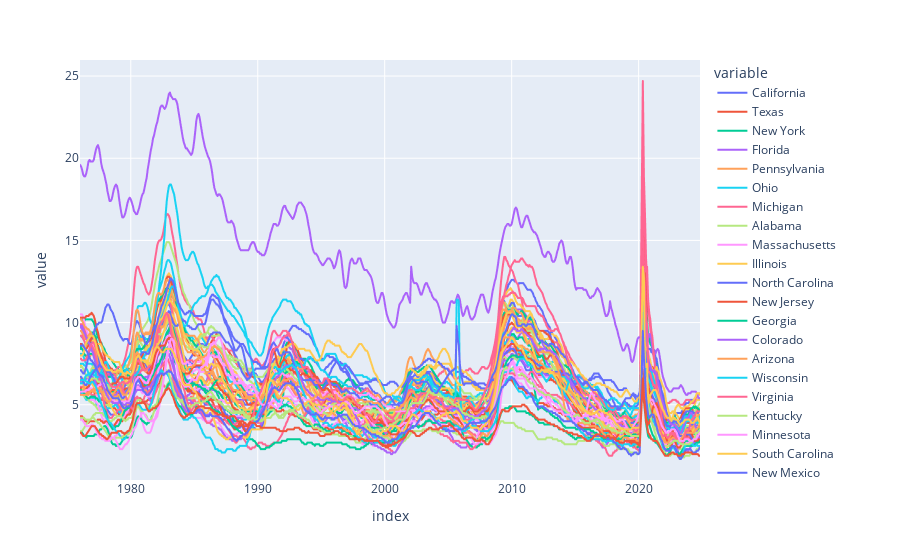

Here is the notebook cell this chart was saved with:
### Code cell
px.line(unemp_df) #plot states unemployment rate

### Figure 1 — Plotly figure (JSON) as saved in the notebook; plotly's stock layout.template omitted (floating-point values rounded to 4 significant figures; data arrays with more than 128 entries replaced by an {"elided": "..."} marker saying what was removed)
{"data": [{"hovertemplate": "variable=California<br>index=%{x}<br>value=%{y}<extra></extra>", "legendgroup": "California", "line": {"color": "#636efa", "dash": "solid"}, "marker": {"symbol": "circle"}, "mode": "lines", "name": "California", "showlegend": true, "type": "scattergl", "x": {"elided": "585 str values"}, "xaxis": "x", "y": {"elided": "585 float values"}, "yaxis": "y"}, {"hovertemplate": "variable=Texas<br>index=%{x}<br>value=%{y}<extra></extra>", "legendgroup": "Texas", "line": {"color": "#EF553B", "dash": "solid"}, "marker": {"symbol": "circle"}, "mode": "lines", "name": "Texas", "showlegend": true, "type": "scattergl", "x": {"elided": "585 str values"}, "xaxis": "x", "y": {"elided": "585 float values"}, "yaxis": "y"}, {"hovertemplate": "variable=New York<br>index=%{x}<br>value=%{y}<extra></extra>", "legendgroup": "New York", "line": {"color": "#00cc96", "dash": "solid"}, "marker": {"symbol": "circle"}, "mode": "lines", "name": "New York", "showlegend": true, "type": "scattergl", "x": {"elided": "585 str values"}, "xaxis": "x", "y": {"elided": "585 float values"}, "yaxis": "y"}, {"hovertemplate": "variable=Florida<br>index=%{x}<br>value=%{y}<extra></extra>", "legendgroup": "Florida", "line": {"color": "#ab63fa", "dash": "solid"}, "marker": {"symbol": "circle"}, "mode": "lines", "name": "Florida", "showlegend": true, "type": "scattergl", "x": {"elided": "585 str values"}, "xaxis": "x", "y": {"elided": "585 float values"}, "yaxis": "y"}, {"hovertemplate": "variable=Pennsylvania<br>index=%{x}<br>value=%{y}<extra></extra>", "legendgroup": "Pennsylvania", "line": {"color": "#FFA15A", "dash": "solid"}, "marker": {"symbol": "circle"}, "mode": "lines", "name": "Pennsylvania", "showlegend": true, "type": "scattergl", "x": {"elided": "585 str values"}, "xaxis": "x", "y": {"elided": "585 float values"}, "yaxis": "y"}, {"hovertemplate": "variable=Ohio<br>index=%{x}<br>value=%{y}<extra></extra>", "legendgroup": "Ohio", "line": {"color": "#19d3f3", "dash": "solid"}, "marker": {"symbol": "circle"}, "mode": "lines", "name": "Ohio", "showlegend": true, "type": "scattergl", "x": {"elided": "585 str values"}, "xaxis": "x", "y": {"elided": "585 float values"}, "yaxis": "y"}, {"hovertemplate": "variable=Michigan<br>index=%{x}<br>value=%{y}<extra></extra>", "legendgroup": "Michigan", "line": {"color": "#FF6692", "dash": "solid"}, "marker": {"symbol": "circle"}, "mode": "lines", "name": "Michigan", "showlegend": true, "type": "scattergl", "x": {"elided": "585 str values"}, "xaxis": "x", "y": {"elided": "585 float values"}, "yaxis": "y"}, {"hovertemplate": "variable=Alabama<br>index=%{x}<br>value=%{y}<extra></extra>", "legendgroup": "Alabama", "line": {"color": "#B6E880", "dash": "solid"}, "marker": {"symbol": "circle"}, "mode": "lines", "name": "Alabama", "showlegend": true, "type": "scattergl", "x": {"elided": "585 str values"}, "xaxis": "x", "y": {"elided": "585 float values"}, "yaxis": "y"}, {"hovertemplate": "variable=Massachusetts<br>index=%{x}<br>value=%{y}<extra></extra>", "legendgroup": "Massachusetts", "line": {"color": "#FF97FF", "dash": "solid"}, "marker": {"symbol": "circle"}, "mode": "lines", "name": "Massachusetts", "showlegend": true, "type": "scattergl", "x": {"elided": "585 str values"}, "xaxis": "x", "y": {"elided": "585 float values"}, "yaxis": "y"}, {"hovertemplate": "variable=Illinois<br>index=%{x}<br>value=%{y}<extra></extra>", "legendgroup": "Illinois", "line": {"color": "#FECB52", "dash": "solid"}, "marker": {"symbol": "circle"}, "mode": "lines", "name": "Illinois", "showlegend": true, "type": "scattergl", "x": {"elided": "585 str values"}, "xaxis": "x", "y": {"elided": "585 float values"}, "yaxis": "y"}, {"hovertemplate": "variable=North Carolina<br>index=%{x}<br>value=%{y}<extra></extra>", "legendgroup": "North Carolina", "line": {"color": "#636efa", "dash": "solid"}, "marker": {"symbol": "circle"}, "mode": "lines", "name": "North Carolina", "showlegend": true, "type": "scattergl", "x": {"elided": "585 str values"}, "xaxis": "x", "y": {"elided": "585 float values"}, "yaxis": "y"}, {"hovertemplate": "variable=New Jersey<br>index=%{x}<br>value=%{y}<extra></extra>", "legendgroup": "New Jersey", "line": {"color": "#EF553B", "dash": "solid"}, "marker": {"symbol": "circle"}, "mode": "lines", "name": "New Jersey", "showlegend": true, "type": "scattergl", "x": {"elided": "585 str values"}, "xaxis": "x", "y": {"elided": "585 float values"}, "yaxis": "y"}, {"hovertemplate": "variable=Georgia<br>index=%{x}<br>value=%{y}<extra></extra>", "legendgroup": "Georgia", "line": {"color": "#00cc96", "dash": "solid"}, "marker": {"symbol": "circle"}, "mode": "lines", "name": "Georgia", "showlegend": true, "type": "scattergl", "x": {"elided": "585 str values"}, "xaxis": "x", "y": {"elided": "585 float values"}, "yaxis": "y"}, {"hovertemplate": "variable=Colorado<br>index=%{x}<br>value=%{y}<extra></extra>", "legendgroup": "Colorado", "line": {"color": "#ab63fa", "dash": "solid"}, "marker": {"symbol": "circle"}, "mode": "lines", "name": "Colorado", "showlegend": true, "type": "scattergl", "x": {"elided": "585 str values"}, "xaxis": "x", "y": {"elided": "585 float values"}, "yaxis": "y"}, {"hovertemplate": "variable=Arizona<br>index=%{x}<br>value=%{y}<extra></extra>", "legendgroup": "Arizona", "line": {"color": "#FFA15A", "dash": "solid"}, "marker": {"symbol": "circle"}, "mode": "lines", "name": "Arizona", "showlegend": true, "type": "scattergl", "x": {"elided": "585 str values"}, "xaxis": "x", "y": {"elided": "585 float values"}, "yaxis": "y"}, {"hovertemplate": "variable=Wisconsin<br>index=%{x}<br>value=%{y}<extra></extra>", "legendgroup": "Wisconsin", "line": {"color": "#19d3f3", "dash": "solid"}, "marker": {"symbol": "circle"}, "mode": "lines", "name": "Wisconsin", "showlegend": true, "type": "scattergl", "x": {"elided": "585 str values"}, "xaxis": "x", "y": {"elided": "585 float values"}, "yaxis": "y"}, {"hovertemplate": "variable=Virginia<br>index=%{x}<br>value=%{y}<extra></extra>", "legendgroup": "Virginia", "line": {"color": "#FF6692", "dash": "solid"}, "marker": {"symbol": "circle"}, "mode": "lines", "name": "Virginia", "showlegend": true, "type": "scattergl", "x": {"elided": "585 str values"}, "xaxis": "x", "y": {"elided": "585 float values"}, "yaxis": "y"}, {"hovertemplate": "variable=Kentucky<br>index=%{x}<br>value=%{y}<extra></extra>", "legendgroup": "Kentucky", "line": {"color": "#B6E880", "dash": "solid"}, "marker": {"symbol": "circle"}, "mode": "lines", "name": "Kentucky", "showlegend": true, "type": "scattergl", "x": {"elided": "585 str values"}, "xaxis": "x", "y": {"elided": "585 float values"}, "yaxis": "y"}, {"hovertemplate": "variable=Minnesota<br>index=%{x}<br>value=%{y}<extra></extra>", "legendgroup": "Minnesota", "line": {"color": "#FF97FF", "dash": "solid"}, "marker": {"symbol": "circle"}, "mode": "lines", "name": "Minnesota", "showlegend": true, "type": "scattergl", "x": {"elided": "585 str values"}, "xaxis": "x", "y": {"elided": "585 float values"}, "yaxis": "y"}, {"hovertemplate": "variable=South Carolina<br>index=%{x}<br>value=%{y}<extra></extra>", "legendgroup": "South Carolina", "line": {"color": "#FECB52", "dash": "solid"}, "marker": {"symbol": "circle"}, "mode": "lines", "name": "South Carolina", "showlegend": true, "type": "scattergl", "x": {"elided": "585 str values"}, "xaxis": "x", "y": {"elided": "585 float values"}, "yaxis": "y"}, {"hovertemplate": "variable=New Mexico<br>index=%{x}<br>value=%{y}<extra></extra>", "legendgroup": "New Mexico", "line": {"color": "#636efa", "dash": "solid"}, "marker": {"symbol": "circle"}, "mode": "lines", "name": "New Mexico", "showlegend": true, "type": "scattergl", "x": {"elided": "585 str values"}, "xaxis": "x", "y": {"elided": "585 float values"}, "yaxis": "y"}, {"hovertemplate": "variable=Tennessee<br>index=%{x}<br>value=%{y}<extra></extra>", "legendgroup": "Tennessee", "line": {"color": "#EF553B", "dash": "solid"}, "marker": {"symbol": "circle"}, "mode": "lines", "name": "Tennessee", "showlegend": true, "type": "scattergl", "x": {"elided": "585 str values"}, "xaxis": "x", "y": {"elided": "585 float values"}, "yaxis": "y"}, {"hovertemplate": "variable=Washington<br>index=%{x}<br>value=%{y}<extra></extra>", "legendgroup": "Washington", "line": {"color": "#00cc96", "dash": "solid"}, "marker": {"symbol": "circle"}, "mode": "lines", "name": "Washington", "showlegend": true, "type": "scattergl", "x": {"elided": "585 str values"}, "xaxis": "x", "y": {"elided": "585 float values"}, "yaxis": "y"}, {"hovertemplate": "variable=Maryland<br>index=%{x}<br>value=%{y}<extra></extra>", "legendgroup": "Maryland", "line": {"color": "#ab63fa", "dash": "solid"}, "marker": {"symbol": "circle"}, "mode": "lines", "name": "Maryland", "showlegend": true, "type": "scattergl", "x": {"elided": "585 str values"}, "xaxis": "x", "y": {"elided": "585 float values"}, "yaxis": "y"}, {"hovertemplate": "variable=Oregon<br>index=%{x}<br>value=%{y}<extra></extra>", "legendgroup": "Oregon", "line": {"color": "#FFA15A", "dash": "solid"}, "marker": {"symbol": "circle"}, "mode": "lines", "name": "Oregon", "showlegend": true, "type": "scattergl", "x": {"elided": "585 str values"}, "xaxis": "x", "y": {"elided": "585 float values"}, "yaxis": "y"}, {"hovertemplate": "variable=West Virginia<br>index=%{x}<br>value=%{y}<extra></extra>", "legendgroup": "West Virginia", "line": {"color": "#19d3f3", "dash": "solid"}, "marker": {"symbol": "circle"}, "mode": "lines", "name": "West Virginia", "showlegend": true, "type": "scattergl", "x": {"elided": "585 str values"}, "xaxis": "x", "y": {"elided": "585 float values"}, "yaxis": "y"}, {"hovertemplate": "variable=Nevada<br>index=%{x}<br>value=%{y}<extra></extra>", "legendgroup": "Nevada", "line": {"color": "#FF6692", "dash": "solid"}, "marker": {"symbol": "circle"}, "mode": "lines", "name": "Nevada", "showlegend": true, "type": "scattergl", "x": {"elided": "585 str values"}, "xaxis": "x", "y": {"elided": "585 float values"}, "yaxis": "y"}, {"hovertemplate": "variable=Arkansas<br>index=%{x}<br>value=%{y}<extra></extra>", "legendgroup": "Arkansas", "line": {"color": "#B6E880", "dash": "solid"}, "marker": {"symbol": "circle"}, "mode": "lines", "name": "Arkansas", "showlegend": true, "type": "scattergl", "x": {"elided": "585 str values"}, "xaxis": "x", "y": {"elided": "585 float values"}, "yaxis": "y"}, {"hovertemplate": "variable=Oklahoma<br>index=%{x}<br>value=%{y}<extra></extra>", "legendgroup": "Oklahoma", "line": {"color": "#FF97FF", "dash": "solid"}, "marker": {"symbol": "circle"}, "mode": "lines", "name": "Oklahoma", "showlegend": true, "type": "scattergl", "x": {"elided": "585 str values"}, "xaxis": "x", "y": {"elided": "585 float values"}, "yaxis": "y"}, {"hovertemplate": "variable=Missouri<br>index=%{x}<br>value=%{y}<extra></extra>", "legendgroup": "Missouri", "line": {"color": "#FECB52", "dash": "solid"}, "marker": {"symbol": "circle"}, "mode": "lines", "name": "Missouri", "showlegend": true, "type": "scattergl", "x": {"elided": "585 str values"}, "xaxis": "x", "y": {"elided": "585 float values"}, "yaxis": "y"}, {"hovertemplate": "variable=Alaska<br>index=%{x}<br>value=%{y}<extra></extra>", "legendgroup": "Alaska", "line": {"color": "#636efa", "dash": "solid"}, "marker": {"symbol": "circle"}, "mode": "lines", "name": "Alaska", "showlegend": true, "type": "scattergl", "x": {"elided": "585 str values"}, "xaxis": "x", "y": {"elided": "585 float values"}, "yaxis": "y"}, {"hovertemplate": "variable=Iowa<br>index=%{x}<br>value=%{y}<extra></extra>", "legendgroup": "Iowa", "line": {"color": "#EF553B", "dash": "solid"}, "marker": {"symbol": "circle"}, "mode": "lines", "name": "Iowa", "showlegend": true, "type": "scattergl", "x": {"elided": "585 str values"}, "xaxis": "x", "y": {"elided": "585 float values"}, "yaxis": "y"}, {"hovertemplate": "variable=Utah<br>index=%{x}<br>value=%{y}<extra></extra>", "legendgroup": "Utah", "line": {"color": "#00cc96", "dash": "solid"}, "marker": {"symbol": "circle"}, "mode": "lines", "name": "Utah", "showlegend": true, "type": "scattergl", "x": {"elided": "585 str values"}, "xaxis": "x", "y": {"elided": "585 float values"}, "yaxis": "y"}, {"hovertemplate": "variable=Puerto Rico<br>index=%{x}<br>value=%{y}<extra></extra>", "legendgroup": "Puerto Rico", "line": {"color": "#ab63fa", "dash": "solid"}, "marker": {"symbol": "circle"}, "mode": "lines", "name": "Puerto Rico", "showlegend": true, "type": "scattergl", "x": {"elided": "585 str values"}, "xaxis": "x", "y": {"elided": "585 float values"}, "yaxis": "y"}, {"hovertemplate": "variable=Indiana<br>index=%{x}<br>value=%{y}<extra></extra>", "legendgroup": "Indiana", "line": {"color": "#FFA15A", "dash": "solid"}, "marker": {"symbol": "circle"}, "mode": "lines", "name": "Indiana", "showlegend": true, "type": "scattergl", "x": {"elided": "585 str values"}, "xaxis": "x", "y": {"elided": "585 float values"}, "yaxis": "y"}, {"hovertemplate": "variable=Louisiana<br>index=%{x}<br>value=%{y}<extra></extra>", "legendgroup": "Louisiana", "line": {"color": "#19d3f3", "dash": "solid"}, "marker": {"symbol": "circle"}, "mode": "lines", "name": "Louisiana", "showlegend": true, "type": "scattergl", "x": {"elided": "585 str values"}, "xaxis": "x", "y": {"elided": "585 float values"}, "yaxis": "y"}, {"hovertemplate": "variable=Hawaii<br>index=%{x}<br>value=%{y}<extra></extra>", "legendgroup": "Hawaii", "line": {"color": "#FF6692", "dash": "solid"}, "marker": {"symbol": "circle"}, "mode": "lines", "name": "Hawaii", "showlegend": true, "type": "scattergl", "x": {"elided": "585 str values"}, "xaxis": "x", "y": {"elided": "585 float values"}, "yaxis": "y"}, {"hovertemplate": "variable=North Dakota<br>index=%{x}<br>value=%{y}<extra></extra>", "legendgroup": "North Dakota", "line": {"color": "#B6E880", "dash": "solid"}, "marker": {"symbol": "circle"}, "mode": "lines", "name": "North Dakota", "showlegend": true, "type": "scattergl", "x": {"elided": "585 str values"}, "xaxis": "x", "y": {"elided": "585 float values"}, "yaxis": "y"}, {"hovertemplate": "variable=Montana<br>index=%{x}<br>value=%{y}<extra></extra>", "legendgroup": "Montana", "line": {"color": "#FF97FF", "dash": "solid"}, "marker": {"symbol": "circle"}, "mode": "lines", "name": "Montana", "showlegend": true, "type": "scattergl", "x": {"elided": "585 str values"}, "xaxis": "x", "y": {"elided": "585 float values"}, "yaxis": "y"}, {"hovertemplate": "variable=the District of Columbia<br>index=%{x}<br>value=%{y}<extra></extra>", "legendgroup": "the District of Columbia", "line": {"color": "#FECB52", "dash": "solid"}, "marker": {"symbol": "circle"}, "mode": "lines", "name": "the District of Columbia", "showlegend": true, "type": "scattergl", "x": {"elided": "585 str values"}, "xaxis": "x", "y": {"elided": "585 float values"}, "yaxis": "y"}, {"hovertemplate": "variable=Mississippi<br>index=%{x}<br>value=%{y}<extra></extra>", "legendgroup": "Mississippi", "line": {"color": "#636efa", "dash": "solid"}, "marker": {"symbol": "circle"}, "mode": "lines", "name": "Mississippi", "showlegend": true, "type": "scattergl", "x": {"elided": "585 str values"}, "xaxis": "x", "y": {"elided": "585 float values"}, "yaxis": "y"}, {"hovertemplate": "variable=Maine<br>index=%{x}<br>value=%{y}<extra></extra>", "legendgroup": "Maine", "line": {"color": "#EF553B", "dash": "solid"}, "marker": {"symbol": "circle"}, "mode": "lines", "name": "Maine", "showlegend": true, "type": "scattergl", "x": {"elided": "585 str values"}, "xaxis": "x", "y": {"elided": "585 float values"}, "yaxis": "y"}, {"hovertemplate": "variable=Nebraska<br>index=%{x}<br>value=%{y}<extra></extra>", "legendgroup": "Nebraska", "line": {"color": "#00cc96", "dash": "solid"}, "marker": {"symbol": "circle"}, "mode": "lines", "name": "Nebraska", "showlegend": true, "type": "scattergl", "x": {"elided": "585 str values"}, "xaxis": "x", "y": {"elided": "585 float values"}, "yaxis": "y"}, {"hovertemplate": "variable=Connecticut<br>index=%{x}<br>value=%{y}<extra></extra>", "legendgroup": "Connecticut", "line": {"color": "#ab63fa", "dash": "solid"}, "marker": {"symbol": "circle"}, "mode": "lines", "name": "Connecticut", "showlegend": true, "type": "scattergl", "x": {"elided": "585 str values"}, "xaxis": "x", "y": {"elided": "585 float values"}, "yaxis": "y"}, {"hovertemplate": "variable=Idaho<br>index=%{x}<br>value=%{y}<extra></extra>", "legendgroup": "Idaho", "line": {"color": "#FFA15A", "dash": "solid"}, "marker": {"symbol": "circle"}, "mode": "lines", "name": "Idaho", "showlegend": true, "type": "scattergl", "x": {"elided": "585 str values"}, "xaxis": "x", "y": {"elided": "585 float values"}, "yaxis": "y"}, {"hovertemplate": "variable=New Hampshire<br>index=%{x}<br>value=%{y}<extra></extra>", "legendgroup": "New Hampshire", "line": {"color": "#19d3f3", "dash": "solid"}, "marker": {"symbol": "circle"}, "mode": "lines", "name": "New Hampshire", "showlegend": true, "type": "scattergl", "x": {"elided": "585 str values"}, "xaxis": "x", "y": {"elided": "585 float values"}, "yaxis": "y"}, {"hovertemplate": "variable=Rhode Island<br>index=%{x}<br>value=%{y}<extra></extra>", "legendgroup": "Rhode Island", "line": {"color": "#FF6692", "dash": "solid"}, "marker": {"symbol": "circle"}, "mode": "lines", "name": "Rhode Island", "showlegend": true, "type": "scattergl", "x": {"elided": "585 str values"}, "xaxis": "x", "y": {"elided": "585 float values"}, "yaxis": "y"}, {"hovertemplate": "variable=Kansas<br>index=%{x}<br>value=%{y}<extra></extra>", "legendgroup": "Kansas", "line": {"color": "#B6E880", "dash": "solid"}, "marker": {"symbol": "circle"}, "mode": "lines", "name": "Kansas", "showlegend": true, "type": "scattergl", "x": {"elided": "585 str values"}, "xaxis": "x", "y": {"elided": "585 float values"}, "yaxis": "y"}, {"hovertemplate": "variable=Wyoming<br>index=%{x}<br>value=%{y}<extra></extra>", "legendgroup": "Wyoming", "line": {"color": "#FF97FF", "dash": "solid"}, "marker": {"symbol": "circle"}, "mode": "lines", "name": "Wyoming", "showlegend": true, "type": "scattergl", "x": {"elided": "585 str values"}, "xaxis": "x", "y": {"elided": "585 float values"}, "yaxis": "y"}, {"hovertemplate": "variable=Delaware<br>index=%{x}<br>value=%{y}<extra></extra>", "legendgroup": "Delaware", "line": {"color": "#FECB52", "dash": "solid"}, "marker": {"symbol": "circle"}, "mode": "lines", "name": "Delaware", "showlegend": true, "type": "scattergl", "x": {"elided": "585 str values"}, "xaxis": "x", "y": {"elided": "585 float values"}, "yaxis": "y"}, {"hovertemplate": "variable=Vermont<br>index=%{x}<br>value=%{y}<extra></extra>", "legendgroup": "Vermont", "line": {"color": "#636efa", "dash": "solid"}, "marker": {"symbol": "circle"}, "mode": "lines", "name": "Vermont", "showlegend": true, "type": "scattergl", "x": {"elided": "585 str values"}, "xaxis": "x", "y": {"elided": "585 float values"}, "yaxis": "y"}, {"hovertemplate": "variable=South Dakota<br>index=%{x}<br>value=%{y}<extra></extra>", "legendgroup": "South Dakota", "line": {"color": "#EF553B", "dash": "solid"}, "marker": {"symbol": "circle"}, "mode": "lines", "name": "South Dakota", "showlegend": true, "type": "scattergl", "x": {"elided": "585 str values"}, "xaxis": "x", "y": {"elided": "585 float values"}, "yaxis": "y"}], "layout": {"autosize": true, "legend": {"title": {"text": "variable"}, "tracegroupgap": 0}, "margin": {"t": 60}, "xaxis": {"anchor": "y", "autorange": true, "domain": [0, 1], "range": ["1976-01-01", "2024-11-01"], "title": {"text": "index"}, "type": "date"}, "yaxis": {"anchor": "x", "autorange": true, "domain": [0, 1], "range": [0.4222, 25.98], "title": {"text": "value"}, "type": "linear"}}}
